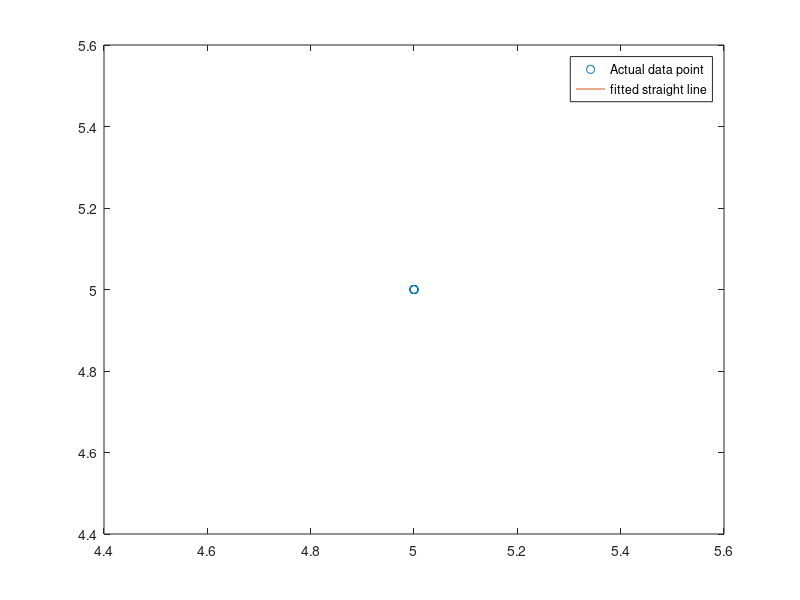

MATLAB code for this plot:

clc;
clear all;
close all;
n=input('Enter the number of data points')
for i=1:n
    fprintf('Enter Data set= %d\n',i)
    x(i)= input('x value');
    y(i)=input('y value');
end
sumx=0;
sumy=0;
sumxy=0;
sumxsq=0;
for i=1:n
    sumx=sumx+log(x(i));
    sumy=sumy+log(y(i));
    sumxy=sumxy+log(x(i))*log(y(i));
    sumxsq=sumxsq+log(x(i))^2;
end
 
b2=(n*sumxy-sumx*sumy)/(n*sumxsq-sumx^2)
a2=exp((sumy/n)-b2*sumx/n)
plot(x,y, 'o');
hold on;
ym=log(a2)+b2.*log(x)
plot(x,ym)
legend('Actual data point', 'fitted straight line')
a2=exp(log(a2));


